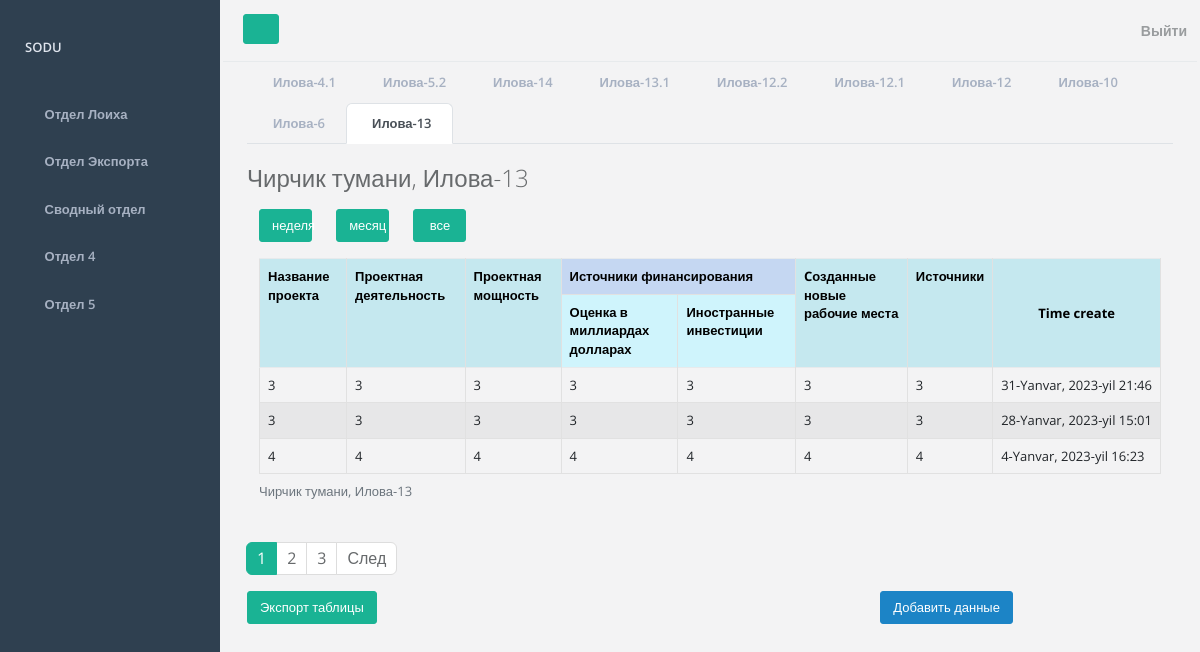
Page /projects-department/table/ilova-13 (signed in) on the earlier database version.
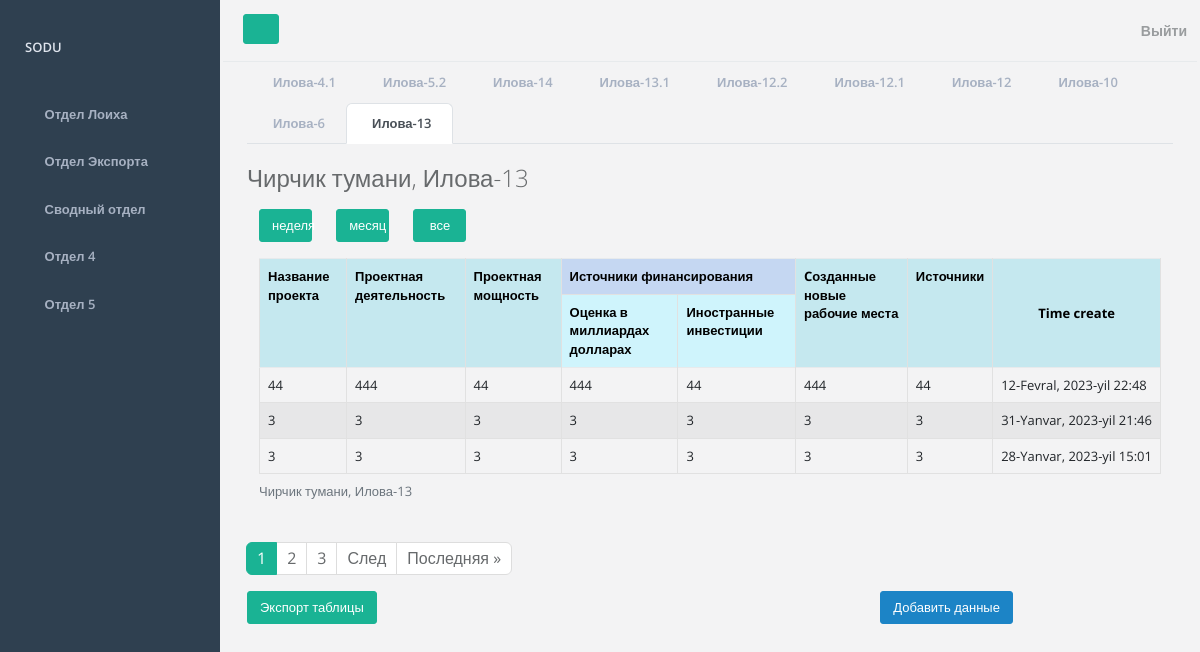
Same page on the later database version.
### mainapp/models.py (models this page shows, shortened)
class Loiha13(models.Model):
    district = models.ForeignKey(District, on_delete=models.PROTECT, verbose_name="Район")
    project_name = models.CharField(max_length=255, verbose_name="Название проекта")
    project_activity = models.CharField(max_length=255, verbose_name="Проектная деятельность")
    project_capacity = models.CharField(max_length=255, verbose_name="Проектная мощность")
    grate_sources_of_financing = models.CharField(max_length=255, verbose_name="Оценка в миллиардах долларах")
    foreign_financing_grate_sources_of_financing = models.CharField(max_length=255, verbose_name="Иностранные инвестиции")
    sources_sources_of_financing = models.CharField(max_length=255, verbose_name="Источники")
    created_new_jobs = models.CharField(max_length=255, verbose_name="Cозданные новые рабочие места")
    time_create = models.DateTimeField(auto_now_add=True, verbose_name="Дата создания записи")
    time_update = models.DateTimeField(auto_now=True, verbose_name="Дата обновления записи")
    is_published = models.BooleanField(default=True, verbose_name="Опубликовано")
    class Meta:
        verbose_name = 'Таблица 13'
        verbose_name_plural = 'Таблицы 13'
        ordering = ['-time_create']

### mainapp/views.py (the view)
# urls.py: path('projects-department/table/ilova-13', views.get_data_table_Loiha13, name='table_loiha13'),
def get_data_table_Loiha13(request):
    return get_data_table(request, 'loiha13', 'Илова-13')

### mainapp/models.py (called while the page is built)
    def __str__(self):
        return self.district

### mainapp/utils.py (called while the page is built)
def show_data_table(request, model):
    model = model.objects.filter(district=request.user.district)
    return model

def get_context_data(page_obj, title, menu, table_data):
    context = {
        'page_obj': page_obj,
        'title': title,
        'projects_department': menu,
        'table_data': table_data
    }
    return context

def get_group_loiha_id(request):
    return request.user.groups.filter(id=3).exists() and request.user.groups.filter(id=1)

def paginate_page(request, table_data):
    paginator = Paginator(table_data, 3)
    page_number = request.GET.get('page')
    page_obj = paginator.get_page(page_number)
    return page_obj

### mainapp/templates/mainapp/data_table/table_loiha13.html (shortened to what this page needs)
{% extends 'mainapp/departments/projects_department.html' %}
{% block table %}
<h2 class="mb-3">
    {% if request.user.district != None %}
        {{ request.user.district }},
    {% endif %}
    {{ title }}
</h2>
{% block filter %}
<div class="container mb-3">
    <div class="row">
        <div class="col-1"><a class="btn btn btn-primary w-100" href="{% url 'table_filter_loiha13' filter_slug='week' %}">неделя</a></div>
        <div class="col-1"><a class="btn btn btn-primary w-100" href="{% url 'table_filter_loiha13' filter_slug='month' %}">месяц</a></div>
        <div class="col-1"><a class="btn btn btn-primary w-100" href="{% url 'table_loiha13' %}">все</a></div>
    </div>
</div>
{% endblock %}
<div class="container overflow-auto">
        <table class="table table-bordered table-striped">
        <caption>
            {% if request.user.district != None %}
                {{ request.user.district }},
            {% endif %}
            {{ title }}
        </caption>
        <tr>
            <th class="table-info" rowspan="2">Название проекта</th>
            <th class="table-info" rowspan="2">Проектная деятельность</th>
            <th class="table-info" rowspan="2">Проектная мощность</th>
            <th class="table-primary" colspan="2">Источники финансирования</th>
            <th class="table-info" rowspan="2">Cозданные новые рабочие места</th>
            <th class="table-info" rowspan="2">Источники</th>
            <th class="table-info table-info-time" rowspan="2">Time create</th>
        </tr>
        <tr>
            <th class="table-info">Оценка в миллиардах долларах</th>
            <th class="table-info">Иностранные инвестиции</th>
        </tr>
            {% for data in page_obj %}
        <tr>
            <td>{{ data.project_name }}</td>
            <td>{{ data.project_activity }}</td>
            <td>{{ data.project_capacity }}</td>
            <td>{{ data.grate_sources_of_financing }}</td>
            <td>{{ data.foreign_financing_grate_sources_of_financing }}</td>
            <td>{{ data.sources_sources_of_financing }}</td>
            <td>{{ data.created_new_jobs }}</td>
            <td class="table-time">{{ data.time_create }}</td>
            {%endfor%}
        </tr>
    </table>
</div>
{% include 'mainapp/pagination.html' %}
{% endblock %}
{% block export_table %}
<a class="btn btn-primary mb-5" href="#">Экспорт таблицы</a>
{%endblock%}
{% block add_data %}
{% if not request.user.groups.all and not request.user.is_superuser %}
<a class="btn btn-success mb-5" href="{% url 'form_loiha13' %}">Добавить данные</a>
{% endif %}
{%endblock%}

Differences in the rows shown:
no longer on this page (row unchanged): Loiha13: project_name "4", project_activity "4", project_capacity "4", grate_sources_of_financing "4", foreign_financing_grate_sources_of_financing "4", sources_sources_of_financing "4", created_new_jobs "4", time_create "4-Yanvar, 2023-yil 16:23"
added Loiha13: project_name "44", project_activity "444", project_capacity "44", grate_sources_of_financing "444", foreign_financing_grate_sources_of_financing "44", sources_sources_of_financing "444", created_new_jobs "44", time_create "12-Fevral, 2023-yil 22:48"
Other differences:
text now shown: "Последняя »"
